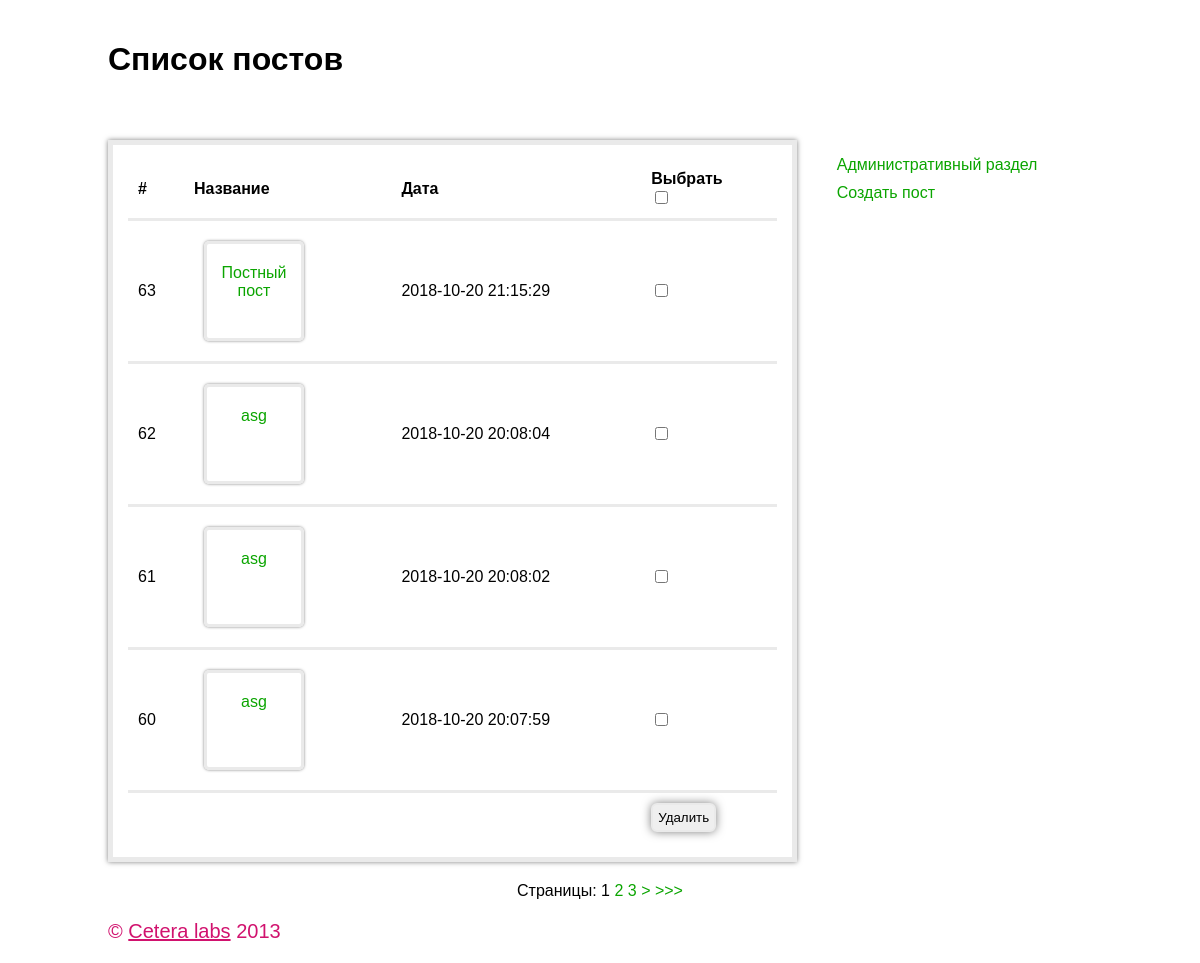
The page /admin/post_list.php (signed in) on the database its author committed.
### tables this page shows
CREATE TABLE IF NOT EXISTS `post` (
  `id` int(11) NOT NULL AUTO_INCREMENT,
  `date` datetime NOT NULL,
  `name` varchar(255) NOT NULL,
  `message` varchar(255) NOT NULL,
  PRIMARY KEY (`id`),
  UNIQUE KEY `id` (`id`)
);

### DB.php (called while the page is built, shortened)
<?php
class DB
{
    private $mysqli;
    function connect()
    {
        global $config;
        $this->mysqli = @new mysqli($config['db']['host'], $config['db']['user'], $config['db']['pass'], $config['db']['db']);
        return true;
    }
    function q($query)
    {
        return $this->mysqli->query($query);
    }
    function select($query)
    {
        $res = $this->q($query);
        return $result = $res->fetch_all(MYSQLI_ASSOC);
    }
}
?>

### Post.php (called while the page is built, shortened)
<?php
class Post extends DB
{
  public function __construct($id = 0)
  {
    $this->id = (int)$id;
    if($this->id > 0)
    {
      $this->params = $this->select('select * from post where id=' . $this->id);
      if(is_array($this->params))
        $this->params = $this->params[0];
    }
  }
  public function GetList($select = '*', $where = '', $order = '', $limit = 0, $offset = 0)
  {
    $return = array();
    $res = $this->select('select ' .
      $select . ' from post ' .
      ($where ? ' WHERE ' . $where : '') .
      ($order ? ' ORDER BY ' . $order : '') . ' ' .
      ($limit ? ' LIMIT ' . ($offset ? $offset . ', ' . $limit : $limit) : '')
    );
    foreach($res as $item)
    {
      $return[] = new self($item['id']);
    }
    return $return;
  }
}

### admin/post_list.php (the view, shortened to what this page needs)
<?php
require('../DB.php');
require('../Post.php');
$page = ($_GET['page'] - 1) * $GLOBALS['config']['post']['per_page'];
$post = new Post;
$posts = $post->GetList('*', '', 'id DESC', $GLOBALS['config']['post']['per_page'], $page);
?>
<!doctype html>
<html lang="ru-RU">
  <head>
    <link rel="stylesheet" href="/includes/admin.css" />
  </head>
  <body>
  <header>
    <h1>Список постов</h1>
  </header>
  <section>
    <article class='art'>
      <form action="" method="post">
        <table>
          <thead>
          <tr>
            <th>#</th>
            <th>Название</th>
            <th>Дата</th>
            <th><label>Выбрать <br /> <input type="checkbox" id="deleteAll" value="" /></label></th>
          </tr>
          </thead>
          <?php
          foreach($posts as $post){?>
            <tr>
              <td><?= $post->params['id']; ?></td>
              <td><a href="post_edit.php?id=<?= $post->params['id']; ?>"><?= $post->params['name']; ?></a></td>
              <td><?= $post->params['date']; ?></td>
              <td><input class="inp-del" type="checkbox" name="delete[]" value="<?= $post->params['id']; ?>" /></td>
            </tr>
          <?}?>
          <tfoot>
          <tr>
            <td></td>
            <td></td>
            <td></td>
            <td>
              <button type="submit">Удалить</button>
            </td>
          </tr>
          </tfoot>
        </table>
      </form>
    </article>
    <aside class='side'>
      <nav>
        <ul>
          <li><a href="/admin/">Административный раздел</a></li>
          <li><a href="post_edit.php">Создать пост</a></li>
        </ul>
      </nav>
    </aside>
  </section>
<?php
  $all = "SELECT count(*) FROM `post`";
  $counts = $post->select($all);
  $count_all = $counts[0]['count(*)'];
  $count = 4;
  $count_pages = ceil($count_all/$count);
  if($_GET[page]){$active = $_GET[page];}else{$active = 1;}
  $count_show_pages = 3;
  $url = $_SERVER[SCRIPT_NAME];
  $url_page = $_SERVER[SCRIPT_NAME]."?page=";
  if ($count_pages > 1) {
    $left = $active - 1;
    if ($left < floor($count_show_pages / 2)) $start = 1;
    else $start = $active - floor($count_show_pages / 2);
    $end = $start + $count_show_pages - 1;
?>
  <div id="pagination" style="text-align: center">
    <span>Страницы: </span>
    <?php for ($i = $start; $i <= $end; $i++) { ?>
      <?php if ($i == $active) { ?><span><?=$i?></span><?php } else { ?><a href="<?php if ($i == 1) { ?><?=$url?><?php } else { ?><?=$url_page.$i?><?php } ?>"><?=$i?></a><?php } ?>
    <?php } ?>
    <?php if ($active != $count_pages) { ?>
      <a href="<?=$url_page.($active + 1)?>" title="Следующая страница">&gt;</a>
      <a href="<?=$url_page.$count_pages?>" title="Последняя страница">&gt;&gt;&gt;</a>
    <?php } ?>
  </div>
<?php } ?>
  <footer>&copy; <a href="http://cetera.ru">Cetera labs</a> 2013</footer>
  </body>
</html>

### includes/admin.css (style rules this page uses)
* { -webkit-box-sizing: border-box;-moz-box-sizing: border-box; box-sizing: border-box; }
body { margin: 0;padding: 0;font-family: Arial, Helvetica, Verdana, Tahoma, Sans-Serif, serif;background: #fff; }
a { color: #0ba500;text-decoration: none; }
header, section, footer { max-width: 1024px;margin: auto;padding: 20px; }
section:after { content: "";display: table;clear: both; }
article { width: 70%;float: left;border: 5px solid #eaeaea;padding: 15px;box-shadow: 0 0 5px rgba(0, 0, 0, 0.5); }
aside { width: 30%;float: right; }
footer { font-size: 20px;color: #d1126e; }
footer a { color: #d1126e;text-decoration: underline; }
button { border: 2px solid #eaeaea;padding: 5px;text-decoration: none;display: inline-block;box-shadow: 0 0 10px rgba(0, 0, 0, 0.5);border-radius: 6px;cursor: pointer; }
.side ul { list-style: none; }
.side li { margin-bottom: 10px; }
form table { width: 100%;border-collapse: collapse; }
form table td, form table th { padding: 10px;text-align: left;border-bottom: 3px solid #eaeaea; }
form table tfoot td { border-bottom: none; }
.art a { display: inline-block;width: 100px;height: 100px;border: 3px solid #eaeaea;padding: 20px 5px 5px 5px;box-shadow: 0 0 3px rgba(0, 0, 0, 0.5);border-radius: 5px;text-align: center;margin: 10px; }

### rows shown on the page
post: id "63", name "Постный пост", date "2018-10-20 21:15:29"
post: id "62", name "asg", date "2018-10-20 20:08:04"
post: id "61", name "asg", date "2018-10-20 20:08:02"
post: id "60", name "asg", date "2018-10-20 20:07:59"
